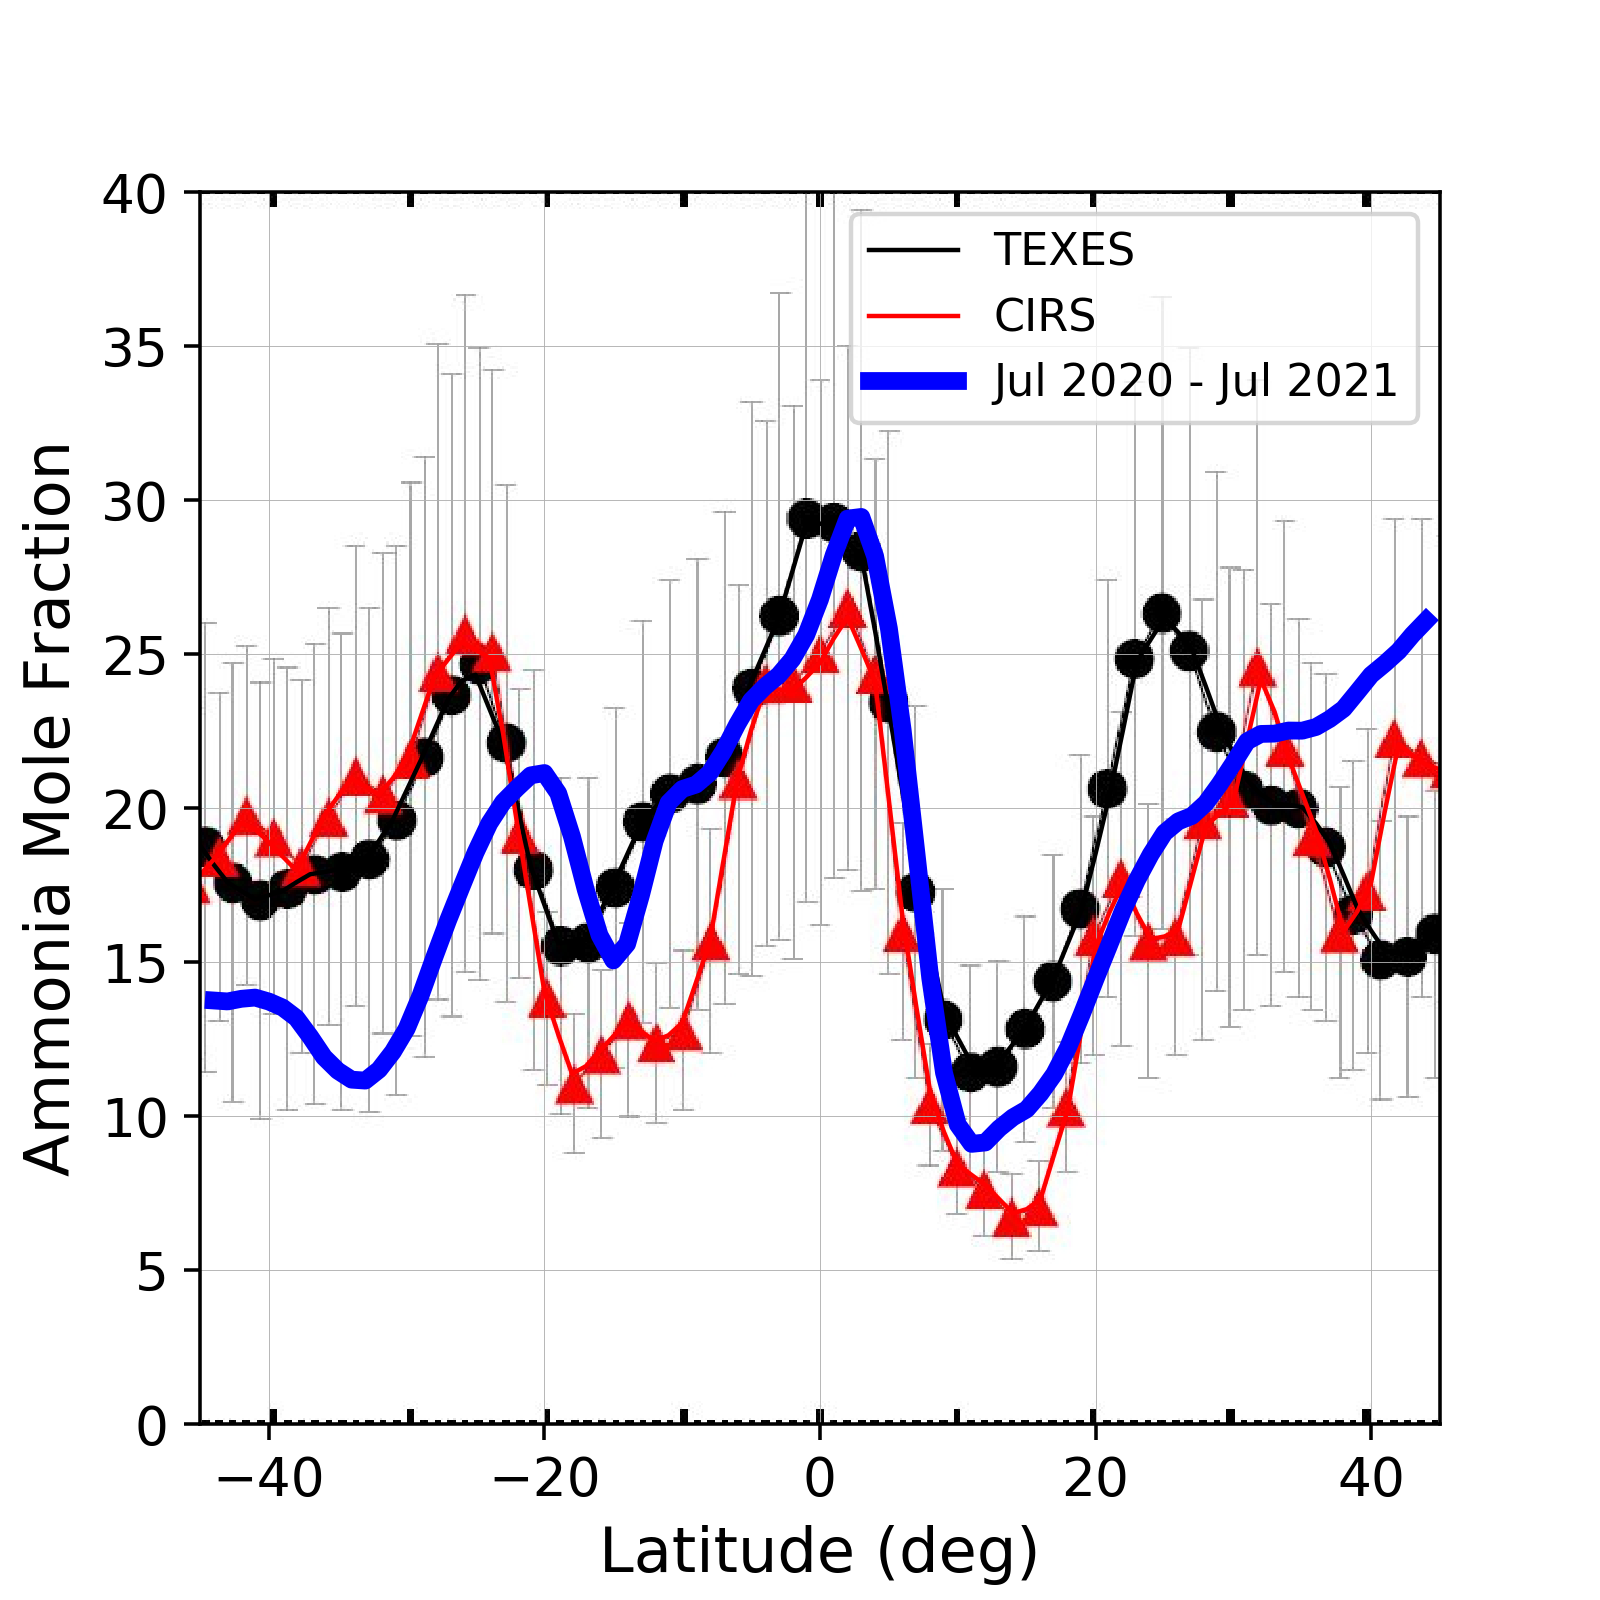

Here is the Python script that generated this plot:
# -*- coding: utf-8 -*-
"""
Created on Wed Mar 24 14:41:07 2021
###############################################################################
NAME:       ProfileComparison.py

PURPOSE:    To plot Jovian meridional profiles extracted manually
            from data mapped and projected in WinJUPOS and compared to 
            mole fraction retrievals from TEXES and Cassini CIRS.
            This code is used to generate Figure TBD for the 2021 SAS
            ammonia project paper. At some point, it might be integrated
            with the Jupiter Bands code(s).
            
INPUTS:     Many CSV Files
            
LIBRARIES:  TBD
                    

###############################################################################
@author: Steven Hill
"""

import sys
drive='f:'
sys.path.append(drive+'/Astronomy/Python Play')
sys.path.append(drive+'/Astronomy/Python Play/SpectroPhotometry/Photometry')
sys.path.append(drive+'/Astronomy/Python Play/FITSImageStuff')
sys.path.append(drive+'/Astronomy/Projects/SAS 2021 Project/Analysis')

import scipy
import pylab as pl
import Meta_and_Control_Data_Operations as Meta
import SpecPhotPlot as SPP
from astropy.io import fits
import ComputeNetRateJupiter as CNRJ
from astropy.io import ascii
from astropy.table import Table, hstack, vstack
from os import listdir
import numpy as np
from numpy import genfromtxt
import copy
from scipy import interpolate
import scipy.stats as ST
import matplotlib.image as mpimg

#### SET UP INITIAL CONFIGURATION OF FILES (STILL NEED TO ADD OCTOBER)
    
ref_path='F:/Astronomy/Projects/SAS 2021 Ammonia/'
map_path='F:/Astronomy/Projects/Planets/Jupiter/Imaging Data/Mapping/'
filenames=['TEXES-CIRS-blk-TEXES.txt',
           'TEXES-CIRS-red-CIRS.txt',
           #'Profile of 20200915UTJupiter-NH3-ALL-Data.csv',
           #'Profile of 20200915UTJupiter-NH3-CMOS-Data.csv',
           #'Profile of 20200915UTJupiter-NH3-CCD-Data.csv']
           #'Profile of 20201009UTJupiter-NH3-ALL-Data.csv',
           #'Profile of 20201009UTJupiter-NH3-CMOS-Data.csv',
           #'Profile of 20201009UTJupiter-NH3-CCD-Data.csv']
           #'Profile of 20210622UTJupiter-NH3-ALL-Data.csv',
           #'Profile of 20210622UTJupiter-NH3-CMOS-Data.csv',
           #'Profile of 20210622UTJupiter-NH3-CCD-Data.csv',
           #'Profile of 20210708UTJupiter-NH3-ALL-Data.csv',
           #'Profile of 20210708UTJupiter-NH3-CMOS-Data.csv',
           #'Profile of 20210708UTJupiter-NH3-CCD-Data.csv',
           'Profile of 20210720UTJupiter-NH3-ALL-Data.csv',
           'Profile of 20210720UTJupiter-NH3-CMOS-Data.csv',
           'Profile of 20210720UTJupiter-NH3-CCD-Data.csv']

bkgimg = mpimg.imread(ref_path+'TEXES-mirrored.JPG')
#### SET UP CUMULATIVE CANVAS AND PLOT


#### LOOP OVER DATES AND COMPUTE RATIOS

#### READ DATA FROM EITHER CONTINUUM OR NH3
TEXESRef = genfromtxt(ref_path+filenames[0], delimiter=',')
TEXESGrid=np.zeros((181,2))
latgrid,tmpsig=CNRJ.uniform_lat_grid(TEXESRef[:,0],TEXESRef[:,1],Fine=True)
TEXESGrid[:,0]=latgrid[:]
TEXESGrid[:,1]=tmpsig[:]

CIRSRef = genfromtxt(ref_path+filenames[1], delimiter=',')
CIRSGrid=np.zeros((181,2))
latgrid,tmpsig=CNRJ.uniform_lat_grid(CIRSRef[:,0],CIRSRef[:,1],Fine=True)
CIRSGrid[:,0]=latgrid[:]
CIRSGrid[:,1]=tmpsig[:]

ALLRef = genfromtxt(map_path+filenames[2], delimiter=',')
ALLRef[:,0]=ALLRef[:,0]-44.5
ALLGrid=np.zeros((181,2))
latgrid,tmpsig=CNRJ.uniform_lat_grid(ALLRef[:,0],ALLRef[:,1],Fine=True)
ALLGrid[:,0]=latgrid[:]
ALLGrid[:,1]=tmpsig[:]

CMOSRef = genfromtxt(map_path+filenames[3], delimiter=',')
CMOSRef[:,0]=CMOSRef[:,0]-44.5
CMOSGrid=np.zeros((181,2))
latgrid,tmpsig=CNRJ.uniform_lat_grid(CMOSRef[:,0],CMOSRef[:,1],Fine=True)
CMOSGrid[:,0]=latgrid[:]
CMOSGrid[:,1]=tmpsig[:]

CCDRef = genfromtxt(map_path+filenames[4], delimiter=',')
CCDRef[:,0]=CCDRef[:,0]-44.5
CCDGrid=np.zeros((181,2))
latgrid,tmpsig=CNRJ.uniform_lat_grid(CCDRef[:,0],CCDRef[:,1],Fine=True)
CCDGrid[:,0]=latgrid[:]
CCDGrid[:,1]=tmpsig[:]

pl.figure(figsize=(5.0, 5.0), dpi=150, facecolor="white")

pl.subplot(1, 1, 1)
#Plot Layout Configuration
x0=-45
x1=45
xtks=19
y0=0
y1=40
ytks=9

pl.imshow(bkgimg,extent=[-45.,45.,0.,40.],aspect='auto')
# Set x limits
pl.xlim(x0,x1)
# Set x ticks
#pl.xticks(np.linspace(x0,x1,xtks, endpoint=True))
# Set y limits
pl.ylim(y0,y1)
pl.yticks(np.linspace(y0,y1,ytks, endpoint=True))
# Set y ticks
pl.grid(linewidth=0.2)
pl.tick_params(axis='both', which='major', labelsize=12)
pl.ylabel("Ammonia Mole Fraction",fontsize=14,color="black")
pl.xlabel("Latitude (deg)",fontsize=14)

pl.plot(TEXESGrid[:,0],TEXESGrid[:,1],color='k',label='TEXES',linewidth=1)
pl.plot(CIRSGrid[:,0],CIRSGrid[:,1],color='r',label='CIRS',linewidth=1)
#pl.plot(ALLGrid[:,0],ALLGrid[:,1]*0.7+7,color='b',label='Jul 20 - Sep 15',linewidth=3)
pl.plot(ALLGrid[:,0],ALLGrid[:,1]*0.7-7.5,color='b',label='Jul 2020 - Jul 2021',linewidth=4)
#pl.plot(CMOSGrid[:,0],CMOSGrid[:,1]*0.7+7,color='g',label='CMOS 7/20/20-7/08/21',linewidth=2)
#pl.plot(CCDGrid[:,0],CCDGrid[:,1]*0.65+5,color='m',label='CCD Sep 2-15',linewidth=2)
#pl.plot(CMOSGrid[:,0],CMOSGrid[:,1]*0.7-7.5,color='g',label='Jul 20 - Jul 21',linewidth=3)
#pl.title(date)
pl.legend()
#AX.plot(latgrid,AvgSignal,color='r',label='NH3/HIA')

pl.savefig('F:/Astronomy/Projects/SAS 2021 Ammonia/Jupiter_NH3_Analysis/ProfileComparison.png',dpi=320)
